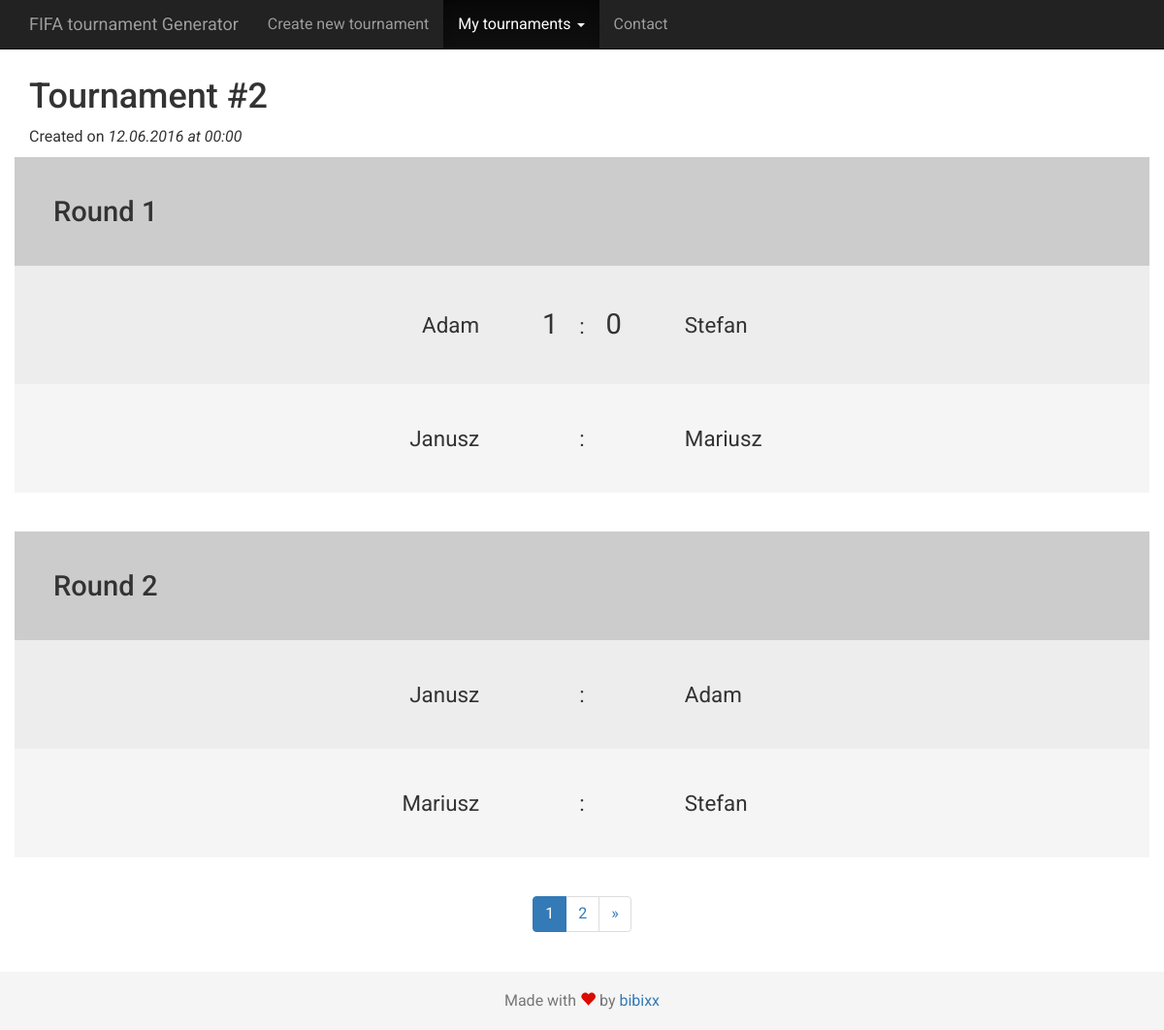
The app's page /tournament/scores.php?id=2 with its own data.
### tables this page shows
CREATE TABLE `tournaments` (
  `id` int(11) NOT NULL,
  `title` varchar(60) DEFAULT NULL,
  `created_at` datetime NOT NULL,
  `type` varchar(60) NOT NULL,
  `players` text NOT NULL,
  `rounds` text NOT NULL,
  `fixtures` text NOT NULL,
  `admin_token` char(6) NOT NULL
);

### tournament/scores.php (the view, shortened to what this page needs)
<!DOCTYPE html>
<head>
</head>
<body>
  <nav class="navbar navbar-inverse navbar-fixed-top">
    <div class="container">
      <div class="navbar-header">
        <a href="/FIFA-Generator/." class="navbar-brand">FIFA tournament Generator</a>
      </div>
        <div id="navbar" class="collapse navbar-collapse">
          <ul class="nav navbar-nav">
            <li><a href="/FIFA-Generator/">Create new tournament</a></li>
            <li class="active dropdown">
                <a href="#" data-toggle="dropdown" class="dropdown-toggle">My tournaments <span class="caret"></span></a>
            </li>
            <li><a href="#contact">Contact</a></li>
          </ul>
        </div>
      </div>
  </nav>
  <div class="container">
    <?php
			$dbc = new mysqli(HOST, LOGIN, PASSWORD, DATABASE) or die( 'błąd' );
      $dbc->query('SET NAMES utf8');
      $id = $dbc->real_escape_string($_GET["id"]);
      $query = "SELECT * FROM `tournaments` WHERE (`id`=$id)";
      $data = $dbc->query($query);
      $row = mysqli_fetch_array($data);
      $title = ($row["title"]!=null) ? $row["title"] : "Tournament #".$id;
      $players = json_decode($row["players"], true);
      $rounds = json_decode($row["rounds"], true);
      $results = json_decode($row["fixtures"], true);
      $adminToken = $row["admin_token"];
      $admin = (isset($_GET["admin"]) && $_GET["admin"] == $adminToken ) ? true: false;
      $count = count($rounds);
      $offset = isset($_GET["page"]) ? ($_GET["page"]-1 >= 0 ? $_GET["page"]-1 : 0) : 0;
      $date = strtotime($row["created_at"]);
      if( $admin ){
        echo "<div class='row'>";
          echo "<div class='col-xs-12 col-sm-12 col-md-6 col-lg-6'>";
            echo "<h1 class='tournament-name'>$title</h1>";
            echo "<p>Created on <span class='created_at'>".strftime("%d.%m.%Y at %R", $date)."</span></p>";
          echo "</div>";
          echo "<div class='col-xs-12 col-sm-12 col-md-6 col-lg-6 text-right-sm'>";
            echo '<div class="btn-group">';
              echo '<button type="button" class="btn btn-default dropdown-toggle" data-toggle="dropdown" aria-haspopup="true" aria-expanded="false"><span class="glyphicon glyphicon-share" aria-hidden="true"></span> Share tournament <span class="caret"></span></button>';
              echo '<ul class="dropdown-menu">';
                echo '<li><a href="'.strtok($_SERVER["REQUEST_URI"],'?').'">Read-only URL</a></li>';
                echo '<li><a href="'.strtok($_SERVER["REQUEST_URI"],'?')."?admin=$_GET[admin]".'">Admin URL</a></li>';
              echo '</ul>';
            echo '</div>';
          echo "</div>";
        echo "</div>";
      } else {
        echo "<h1 class='tournament-name'>$title</h1>";
        echo "<p>Created on <span class='created_at'>".strftime("%d.%m.%Y at %R", $date)."</span></p>";
      }
      for($x=$offset*2; $x<$offset*2+2; $x++){
        if( array_key_exists($x, $rounds) ){
          echo '<div class="round">';
          echo '<div class="row head"><h2>Round '.($x+1).'</h2></div>';
          for($y=0; $y<count($rounds[$x]); $y++){
            $teams = $rounds[$x][$y];
            $result = $results[$x][$y];
            $club1 = $players[ $teams[0] ]["club"];
            $club2 = $players[ $teams[1] ]["club"];
            if( count($players[ $teams[0] ]["players"]) > 1 ){
              $player1 = $players[ $teams[0] ]["players"][0]." & ".$players[ $teams[0] ]["players"][1];
            } else {
              $player1 = $players[ $teams[0] ]["players"][0];
            }
            if( count($players[ $teams[1] ]["players"]) > 1 ){
              $player2 = $players[ $teams[1] ]["players"][0]." & ".$players[ $teams[1] ]["players"][1];
            } else {
              $player2 = $players[ $teams[1] ]["players"][0];
            }
            $contenteditable = ($admin) ? "contenteditable" : "";
            echo '<div class="row">';
              if( !empty($club1) ){
                echo '<div class="col-xs-4 col-sm-4 col-md-5 col-lg-5 text-right"><p>'.html_entity_decode($club1, ENT_QUOTES).'</p><p class="name">'.html_entity_decode($player1, ENT_QUOTES).'</p></div>';
              } else {
                echo '<div class="col-xs-4 col-sm-4 col-md-5 col-lg-5 text-right"><p>'.html_entity_decode($player1, ENT_QUOTES).'</p></div>';
              }
              if( array_key_exists(0, $result) ){
                echo '<div class="col-xs-4 col-sm-4 col-md-2 col-lg-2 text-center"><span '.$contenteditable.' class="home correct">'.$result[0].'</span>:<span '.$contenteditable.' class="away correct">'.$result[1].'</span></div>';
              } else {
                echo '<div class="col-xs-4 col-sm-4 col-md-2 col-lg-2 text-center"><span '.$contenteditable.' class="home"></span>:<span '.$contenteditable.' class="away"></span></div>';
              }
              if( !empty($club1) ){
                echo '<div class="col-xs-4 col-sm-4 col-md-5 col-lg-5 text-left">'.html_entity_decode($club2, ENT_QUOTES).'</p><p class="name">'.html_entity_decode($player2, ENT_QUOTES).'</p></div>';
              } else {
                echo '<div class="col-xs-4 col-sm-4 col-md-5 col-lg-5 text-left"><p>'.html_entity_decode($player2, ENT_QUOTES).'</p></div>';
              }
            echo '</div>';
          }
          echo "</div>";
        }
      }
    ?>
    <ul class="pagination">
      <?php
        $url = "?";
        $url2 = $url.'page='.($offset+2);
        if( ceil($count/2)-1 > 0 ){
          for($x=1; $x<=ceil($count/2); $x++){
            $urlX = $url."page=".$x;
            if( $x == ($offset+1) ){
              echo "<li class=\"active\"><a href=\"$urlX\">$x</a></li>";
            } else {
              echo "<li><a href=\"$urlX\">$x</a></li>";
            }
          }
          if( $offset < ceil($count/2)-1 ){
            echo '<li><a href="'.$url2.'" aria-label="Next"><span aria-hidden="true">&raquo;</span></a></li>';
          }
        }
      ?>
    </ul>
  </div>
  <footer class="footer">
    <div class="container">
      <p class="text-muted">Made with <span class="glyphicon glyphicon-heart"></span> by <a href="https://github.com/bibixx" target="_blank">bibixx</a></p>
    </div>
  </footer>
  <link rel="stylesheet" href="https://maxcdn.bootstrapcdn.com/bootstrap/3.3.6/css/bootstrap.min.css">
  <link rel="stylesheet" href="https://maxcdn.bootstrapcdn.com/bootstrap/3.3.6/css/bootstrap-theme.min.css">
  <link rel="stylesheet" href="/FIFA-Generator/css/scores.css" media="screen" charset="utf-8">
</body>

### css/scores.css (style rules this page uses)
body { overflow-x: hidden; }
body { padding-top: 50px; margin-top: 30px; }
.navbar-inverse { background: #222; }
body { font-family: Roboto; font-size: 16px; }
h1.tournament-name { margin-top: 0px; }
.created_at { font-style: italic; }
.round { margin-bottom: 40px; }
.round .row { font-size: 1.4em; background: #ededed; display: flex; align-items: center; justify-content: center; padding: 40px; }
.round .row:nth-child(2n+1) { background: #F5F5F5; }
.round .row.head { background: #ccc; justify-content: flex-start; }
.round .row.head h2 { margin: 0; font-size: 1.3em; }
.round .row .text-center { white-space: nowrap; }
.round .row div p { margin: 0; }
.round .row .home, .round .row .away { font-size: 1.3em; display: inline-block; min-width: 40px; margin: 0px 10px; transition: .2s all ease-in-out; outline: none; }
.pagination { display: flex; justify-content: center; }
body { margin-bottom: 80px; }
.footer { position: absolute; bottom: 0; width: 100%; height: 60px; background-color: #f5f5f5; }
.footer .container { width: auto; padding: 0 15px; text-align: center; }
.footer .container .text-muted { margin: 19px 0; }
.footer .container .text-muted .glyphicon-heart { color: #DA0C00; }

### records on screen
tournaments: title "Tournament #2", created_at "12.06.2016 at 00:00", html_entity_decode($player1, ENT_QUOTES) "Adam", fixtures "1", fixtures "0", html_entity_decode($player2, ENT_QUOTES) "Stefan", html_entity_decode($player1, ENT_QUOTES) "Janusz", html_entity_decode($player2, ENT_QUOTES) "Mariusz", html_entity_decode($player2, ENT_QUOTES) "Adam", html_entity_decode($player1, ENT_QUOTES) "Mariusz"
